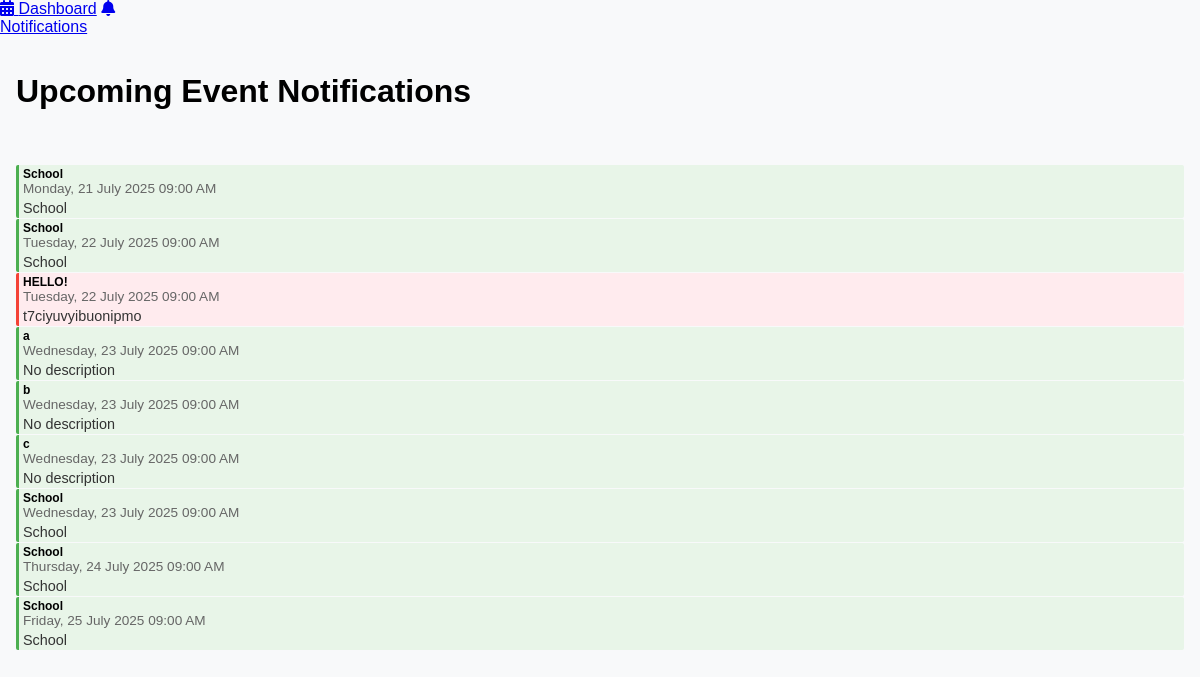
Page /notifications (signed in) on the committed database.
### models/event.py (models this page shows)
class Event(db.Model):
    __tablename__ = 'events'
    id = db.Column(db.Integer, primary_key=True)
    title = db.Column(db.String(150), nullable=False)
    description = db.Column(db.String(300))
    priority = db.Column(db.Integer, default=0)
    tags = db.Column(db.String(100))
    start_time = db.Column(db.DateTime)
    end_time = db.Column(db.DateTime)
    is_recurring = db.Column(db.Boolean, default=False, nullable=False)
    recurrence_group_id = db.Column(db.String(36), nullable=True, index=True)
    notifications_silenced = db.Column(db.Boolean, default=False, nullable=False)
    creator_id = db.Column(db.Integer, db.ForeignKey('users.id'))

### app.py (the view, shortened to what this page needs)
    @app.route('/notifications', methods=['GET'])
    def notifications():
        if 'user_id' not in session:
            return redirect(url_for('unauthorized'))
        from models.user import User
        from models.event import Event
        from models.notifications import Notification
        from datetime import datetime, timedelta
        user = db.session.get(User, session['user_id'])
        if not user:
            return redirect(url_for('unauthorized'))
        now = datetime.utcnow()
        week_from_now = now + timedelta(days=7)
        upcoming_events = Event.query.filter(
            Event.start_time >= now,
            Event.start_time <= week_from_now,
            Event.notifications_silenced == False
        ).order_by(Event.start_time).all()
        user_events = []
        for event in upcoming_events:
            if (event.creator_id == user.id or
                (hasattr(user, 'tags') and user.tags and
                 any(tag in (event.tags or '') for tag in user.tags.split(',')))):
                user_events.append(event)
        return render_template("notifications.html", events=user_events)

### templates/notifications.html (shortened to what this page needs)
<!DOCTYPE html>
<html lang="en">
<head>
  <link rel="stylesheet" href="/static/css/dashboard.css" />
</head>
<body>
  <div class="sidebar">
    <a class="tab" href="/dashboard"><i class="fas fa-calendar-alt"></i> Dashboard</a>
    <a class="tab active" href="/notifications"><i class="fas fa-bell"></i> Notifications</a>
  </div>
  <div class="main-content">
    <h1 style="padding: 1rem;">Upcoming Event Notifications</h1>
    {% if events %}
      <ul style="list-style: none; padding: 0 1rem;">
        {% for event in events %}
          <li class="event-item priority-{{ event.priority }}">
            <div class="event-title">{{ event.title }}</div>
            <div class="event-time" style="font-size: 0.85rem; color: #666;">
              {{ event.start_time.strftime('%A, %d %B %Y %I:%M %p') }}
            </div>
            <div style="margin-top: 4px; font-size: 0.9rem; color: #333;">
              {{ event.description or "No description" }}
            </div>
          </li>
        {% endfor %}
      </ul>
    {% else %}
      <p style="padding: 1rem; color: #666;">No upcoming events in the next few days.</p>
    {% endif %}
  </div>
</body>
</html>

### static/css/dashboard.css (style rules this page uses)
html, body { margin: 0; padding: 0; height: 100%; font-family: Arial, sans-serif; background-color: #f8f9fa; overflow: hidden; }
.main-content { margin-left: 220px; height: 100vh; display: flex; flex-direction: column; overflow: hidden; }
.event-item { background-color: #e3f2fd; border-left: 3px solid #2196f3; padding: 2px 4px; margin: 1px 0; font-size: 0.75rem; border-radius: 2px; cursor: pointer; }
.event-title { font-weight: bold; white-space: nowrap; overflow: hidden; text-overflow: ellipsis; }
.event-time { color: #666; font-size: 0.7rem; }
.priority-0 { border-left-color: #4caf50; background-color: #e8f5e8; }
.priority-2 { border-left-color: #f44336; background-color: #ffebee; }
@media (max-width: 1200px) { .sidebar { width: 180px; } }
@media (max-width: 1200px) { .main-content { margin-left: 180px; } }
.main-content { margin-left: 0 !important; transition: margin-left 0.3s ease; }
.event-item.priority-0 { background-color: #e8f5e8; border-left: 3px solid #4caf50; }
.event-item.priority-2 { background-color: #ffebee; border-left: 3px solid #f44336; }

### rows in the picture
Event: title "School", start_time "Monday, 21 July 2025 09:00 AM", description "School"
Event: title "School", start_time "Tuesday, 22 July 2025 09:00 AM", description "School"
Event: title "HELLO!", start_time "Tuesday, 22 July 2025 09:00 AM", description "t7ciyuvyibuonipmo"
Event: title "a", start_time "Wednesday, 23 July 2025 09:00 AM", description "No description"
Event: title "b", start_time "Wednesday, 23 July 2025 09:00 AM", description "No description"
Event: title "c", start_time "Wednesday, 23 July 2025 09:00 AM", description "No description"
Event: title "School", start_time "Wednesday, 23 July 2025 09:00 AM", description "School"
Event: title "School", start_time "Thursday, 24 July 2025 09:00 AM", description "School"
Event: title "School", start_time "Friday, 25 July 2025 09:00 AM", description "School"
